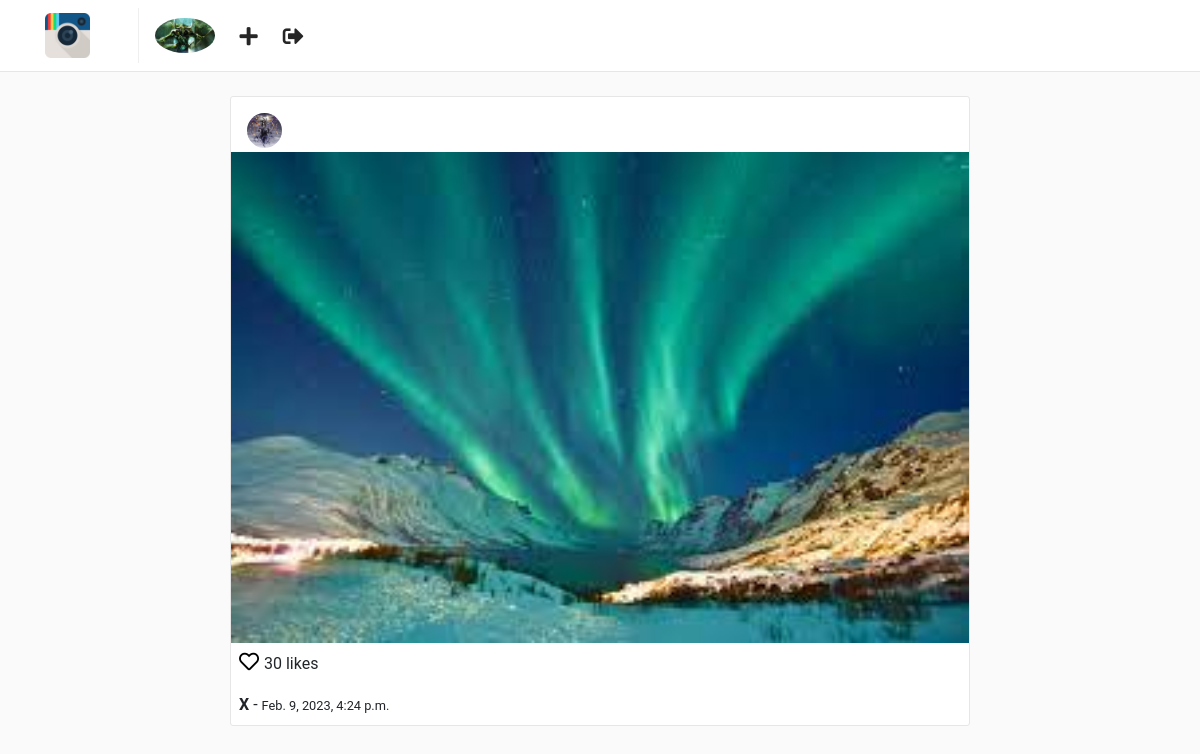
/posts/7 (signed in), run on the app's committed database.
### users/models.py (models this page shows, shortened)
class Profile(models.Model):
    user = models.OneToOneField(User, on_delete=models.CASCADE)
    website = models.URLField(max_length=200, blank=True)
    biography = models.TextField(blank=True)
    phone_number = models.CharField(max_length=20, blank=True)
    picture = models.ImageField(
        upload_to='users/pictures',
        blank=True,
        null=True)
    created = models.DateTimeField(auto_now_add=True)
    modified = models.DateTimeField(auto_now_add=True)

### posts/models.py (models this page shows, shortened)
class Post(models.Model):
    user = models.ForeignKey(User, on_delete=models.CASCADE)
    profile = models.ForeignKey('users.Profile', on_delete=models.CASCADE)
    title = models.CharField(max_length=255)
    photo = models.ImageField(upload_to='posts/photos')
    created = models.DateTimeField(auto_now_add=True)
    modified = models.DateTimeField(auto_now=True)

### posts/views.py (the view)
class PostDetailView(LoginRequiredMixin, DetailView):
    template_name = 'posts/detail.html'
    queryset = Post.objects.all()
    context_object_name = 'post'

### templates/posts/detail.html (shortened to what this page needs)
{% extends "base.html" %}
{% block container %}
    <div class="container">
        <div class="row">
            {% include "posts/post_card.html" %}
        </div>
    </div>
{% endblock %}

### templates/nav.html
{% load static %}
<nav class="navbar navbar-expand-lg fixed-top" id="main-navbar">
    <div class="container">
        <a class="navbar-brand pr-5" style="border-right: 1px solid #efefef;" href="{% url "posts:feed" %}">
            <img src="{% static "img/instagram.png" %}" height="45" class="d-inline-block align-top"/>
        </a>
        <div class="collapse navbar-collapse">
            <ul class="navbar-nav mr-auto">
                <li class="nav-item">
                    <a href="{% url "users:detail" request.user.username %}">
                        {% if request.user.profile.picture %}
                            <img src="{{ request.user.profile.picture.url }}" height="35" class="d-inline-block align-top rounded-circle"/>
                        {% else%}
                            <img src="{% static 'img/default-profile.png' %}" height="35" class="d-inline-block align-top rounded-circle"/>
                        {% endif %}
                    </a>
                </li>
                <li class="nav-item nav-icon">
                    <a href="{% url "posts:create" %}">
                        <i class="fas fa-plus"></i>
                    </a>
                </li>
                <li class="nav-item nav-icon">
                    <a href="{% url "users:logout" %}">
                        <i class="fas fa-sign-out-alt"></i>
                    </a>
                </li>
            </ul>
        </div>
    </div>
</nav>

### templates/posts/post_card.html (shortened to what this page needs)
<div class="col-sm-12 col-md-8 offset-md-2 mt-5 p-0 post-container">
    <div class="media pt-3 pl-3 pb-1">
        <a href="{% url "users:detail" post.user.username %}">
            <img class="mr-3 rounded-circle" height="35" src="{{ post.profile.picture.url }}" alt="{{ post.user.get_full_name }}">
        </a>
        <div class="media-body">
        </div>
    </div>
    <img style="width: 100%;" src="{{ post.photo.url }}" alt="{{ post.title }}">
    <p class="mt-1 ml-2" >
        <a href="" style="color: #000; font-size: 20px;">
            <i class="far fa-heart"></i>
        </a> 30 likes
    </p>
    <p class="ml-2 mt-0 mb-2">
        <b>{{ post.title }}</b> - <small>{{ post.created }}</small>
    </p>
</div>

### static/css/main.css (style rules this page uses)
html, body { background: #fafafa; height: 100%; width: 100%; font-family: 'Roboto', sans-serif; }
#main-navbar { background: #fff; border-bottom: 1px solid rgba(0,0,0,.0975); }
.post-container { background: #fff; border: 1px solid #e6e6e6; border-radius: 3px; }
.nav-icon a { color: #262626; font-size: 1.3em; display: block; margin-top: .2em; margin-left: 1.2em; font-weight: 100; }

### data on the page
Post: profile.picture (picture), photo (picture), title "X", created "Feb. 9, 2023, 4:24 p.m."
